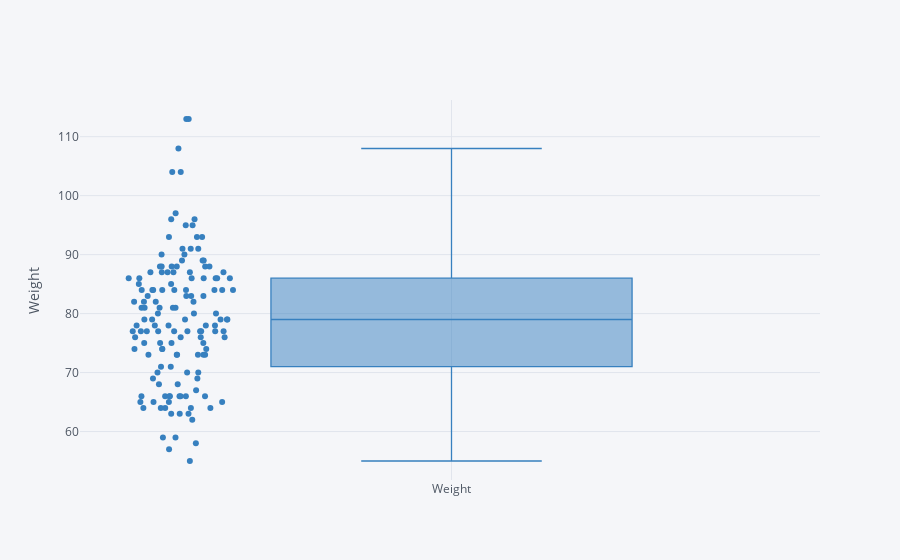

Notebook source saved alongside this figure:
### Code cell
# Weight
wnba['Weight'].iplot(kind='box', boxpoints='all', color='blue', yTitle='Weight')

### Figure 1 — Plotly figure (JSON) as saved in the notebook; plotly's stock layout.template omitted (floating-point values rounded to 4 significant figures; data arrays with more than 128 entries replaced by an {"elided": "..."} marker saying what was removed)
{"data": [{"boxpoints": "all", "line": {"width": 1.3}, "marker": {"color": "rgba(55, 128, 191, 1.0)"}, "name": "Weight", "orientation": "v", "type": "box", "y": {"elided": "142 int values"}}], "layout": {"legend": {"bgcolor": "#F5F6F9", "font": {"color": "#4D5663"}}, "paper_bgcolor": "#F5F6F9", "plot_bgcolor": "#F5F6F9", "title": {"font": {"color": "#4D5663"}}, "xaxis": {"gridcolor": "#E1E5ED", "showgrid": true, "tickfont": {"color": "#4D5663"}, "title": {"font": {"color": "#4D5663"}, "text": ""}, "zerolinecolor": "#E1E5ED"}, "yaxis": {"gridcolor": "#E1E5ED", "showgrid": true, "tickfont": {"color": "#4D5663"}, "title": {"font": {"color": "#4D5663"}, "text": "Weight"}, "zerolinecolor": "#E1E5ED"}}}
